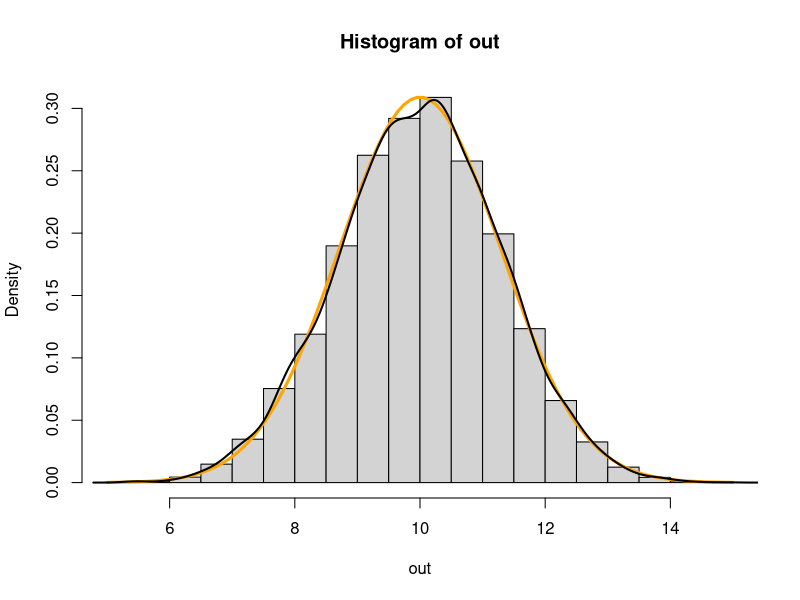
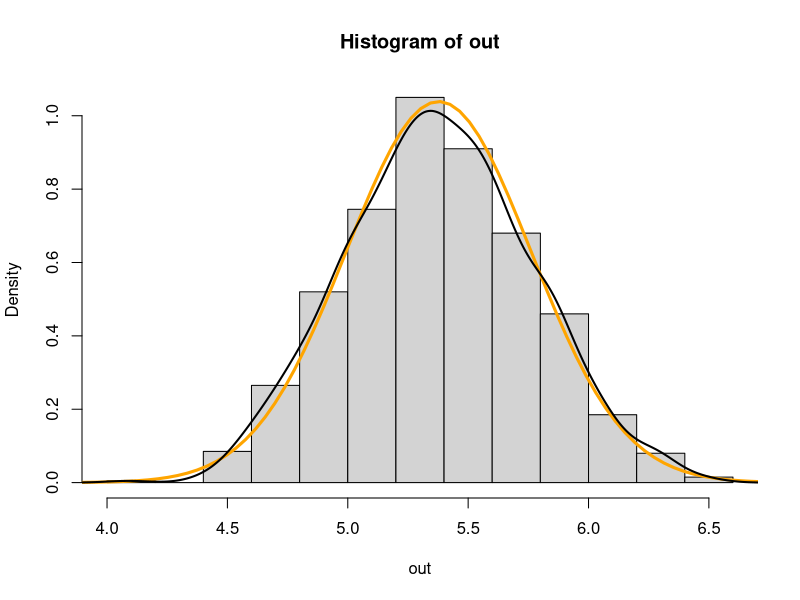

These figures' R source, in order: (Note: this script raises an error after producing the figures.)
# # 2.1
# x.mean <- 35
# x.sd <- 10
# 
# y = a + b *x
# 
# y.mean = 100
# y.sd = 15
# 
# E[y] = a + b *E[x]
# 100 = a  + b *35
# 
# var[y] = b^2 * var[x]
# 225 = b^2 *100
# b = sqrt(2.25)
# b = 1.5
# a = 100-35*b

# 2.2 
girls.1908 <- c(.4777, .4875, .4859, .4754, .4874, .4864, .4813, .4787, .4895, .4797, .4876, .4859)
girls.1909 <- c(.4857, .4907, .5010, .4903, .4860, .4911, .4871, .4725, .4822, .4870, .4823, .4973)

n <- 3900

girls <- c(girls.1908, girls.1909)

std.observed <- sd(girls)
 
p.observed <- mean(girls)

std.expected <- sqrt(p.observed*(1-p.observed)/n)

# http://www.milefoot.com/math/stat/ci-variances.htm
df <- 23
alpha <- 0.05

lower.chi <- qchisq(0.025, 23)
higher.chi <- qchisq(0.975, 23)

sqrt((df)*std.observed^2/lower.chi)
sqrt((df)*std.observed^2/higher.chi)


# 2.3
library(tidyr)
library(dplyr)
# irwin hall distribution - the variance is n/12!
n.sims <- 10000
exp.mean <- 20/2
exp.stdev <- 20/12

  cbind(var = runif(n.sims*20),group = rep(1:n.sims, each=20)) %>% 
   as.data.frame(.) %>% 
   group_by(group) %>% 
   summarise(sum = sum(var)) %>% 
   pull(sum) -> out

hist(out, prob = TRUE)
lines(seq(5, 15, length = 100),
      dnorm(seq(5, 15, length = 100),exp.mean, sqrt(exp.stdev)),
      lwd = 3, col = "orange")
lines(density(out), lwd=2)

#2.4 
nsims <- 1000
m.men <- 69.1
sd.men <- 2.9
m.women <- 63.7
sd.women <- 2.7
  
cbind(men = rnorm(100*nsims, m.men, sd.men),
      women = rnorm(100*nsims, m.women, sd.women),
      group = rep(1:nsims, each=100)) %>% 
  as.data.frame(.) %>% 
  group_by(group) %>% 
  summarise(mean.m = mean(men), mean.w =mean(women)) %>% 
  mutate(dif = mean.m - mean.w) %>% 
  pull(dif) -> out

hist(out, prob = TRUE)
lines(seq(3, 7, length = 100),
      dnorm(seq(3, 7, length = 100),mean(out), sd(out)),
      lwd = 3, col = "orange")
lines(density(out), lwd=2)


theor.mean <- m.men - m.women
theor.mean
mean(out)
theor.sd <- sqrt(sd.men^2/100+ sd.women^2/100)
theor.sd
sd(out)


#2.5 correlated random variables
# this is just 
(mean.x+mean.y)*0.5
sqrt(0.25*sigma.x^2 + 0.25*sigma.y^2+ 0.5*ro*sigma.x*sigma.y)